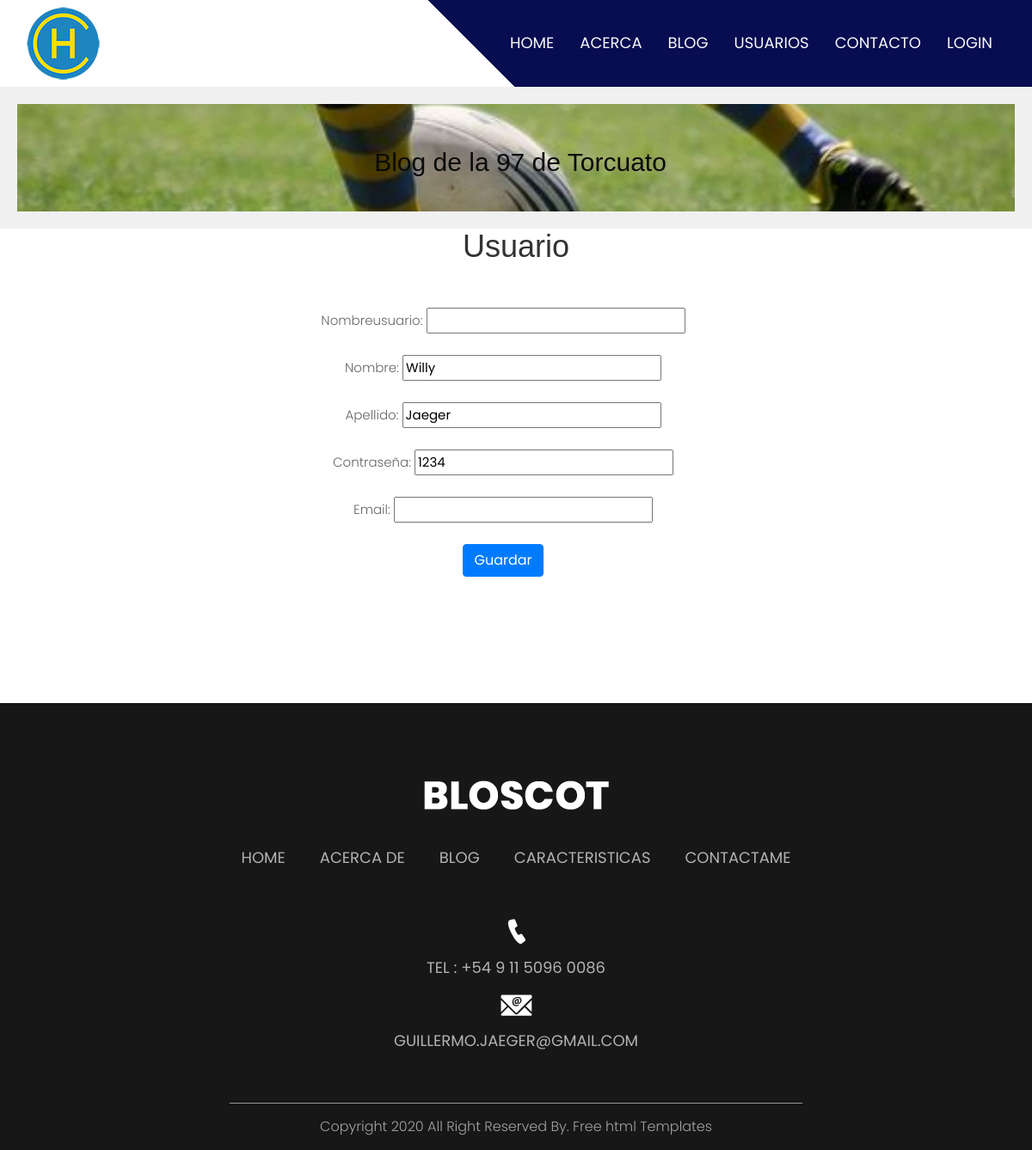
/cuentas/usuario/editar/4, run on an earlier commit of the app's database.
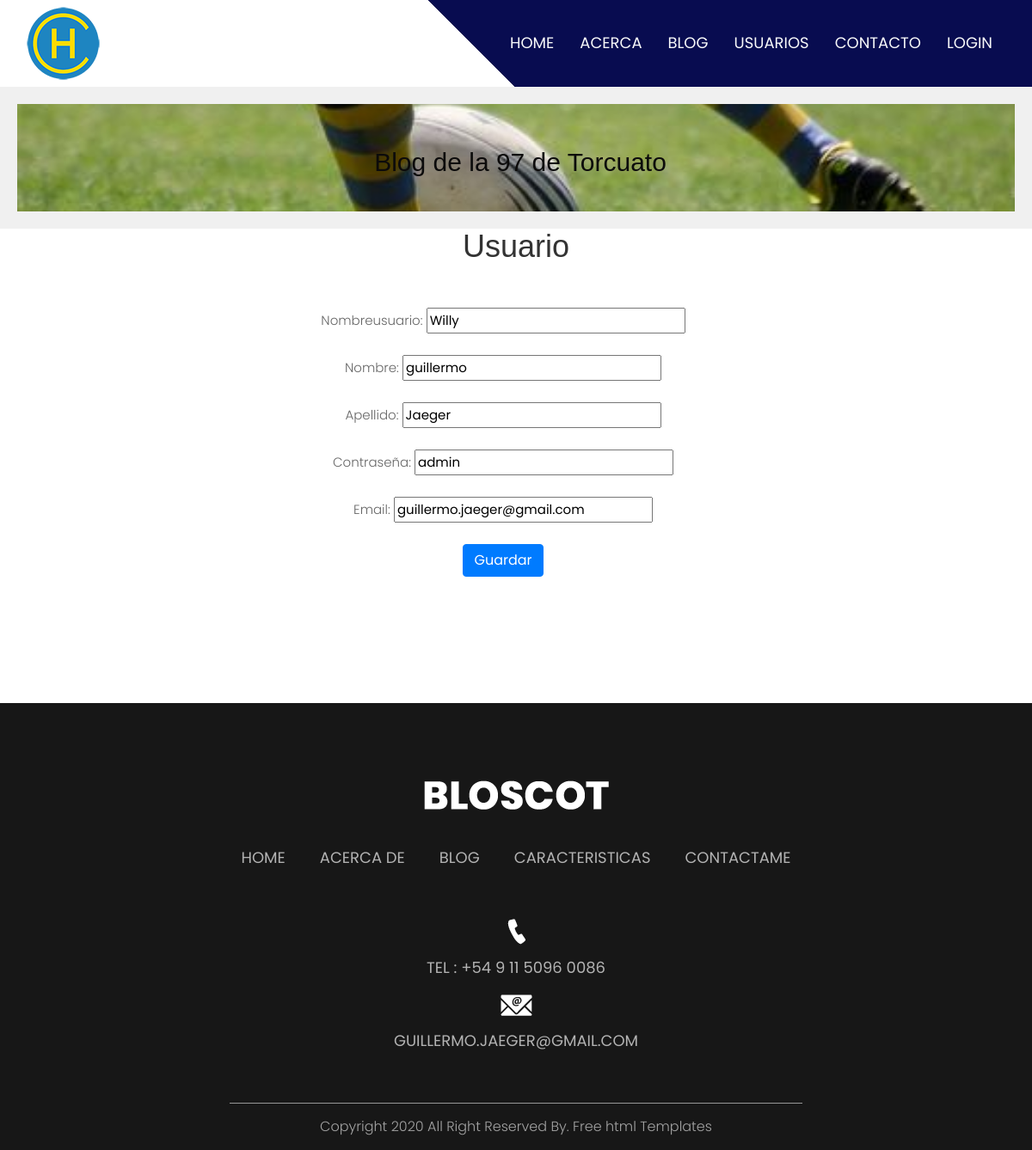
And on a later commit of the database.
### cuentas/models.py (models this page shows, shortened)
class Usuario(models.Model):
    nombreusuario=models.CharField(max_length=40,null=False,default="")
    nombre=models.CharField(max_length=40,null=False,default="")
    apellido=models.CharField(max_length=40,null=False,default="")
    contraseña=models.CharField(max_length=40)
    email=models.EmailField(max_length=40,null=True,default="")

### cuentas/views.py (the view)
# urls.py: path("usuario/editar/<pk>",UsuarioEditar.as_view(),name="usuarioeditar"),
class UsuarioEditar(UpdateView):
    model = Usuario
    fields = ['nombreusuario','nombre','apellido','contraseña','email']
    template_name = 'usuarioeditar.html'
    success_url = reverse_lazy('usuariolista' )

### cuentas/templates/usuarioeditar.html (shortened to what this page needs)
{% extends "padre.html" %}
{% load static % }
{% block contenido %}
<br>
<br>
<br>
<div class="container text-center">
    <h1>Usuario</h1>
</div>
<div class="container">
<form id="login-form" style=" width: 50vw; margin-left : 20vw;" method="post" enctype="multipart/form-data">{% csrf_token %}
    <div class="container text-center">
        <div class="row">
                <div class="col-sm-12 align-items-center">
                    <div class="card-body">
                        {{ form.as_p }}
                        <input type="submit" class="btn btn-primary text-center" value="Guardar">
                    </div>
                </div>
                <br>
                <br>
                <br>
        </div>
    </div>
</form>
</div>
<br>
<br>
<br>
<br>
<br>

What changed in the data, as far as the page shows it:
changed Usuario "Willy": nombreusuario (not shown) → "Willy"; nombre "Willy" → "guillermo"; contraseña "1234" → "admin"; email (not shown) → "guillermo.jaeger@gmail.com"
